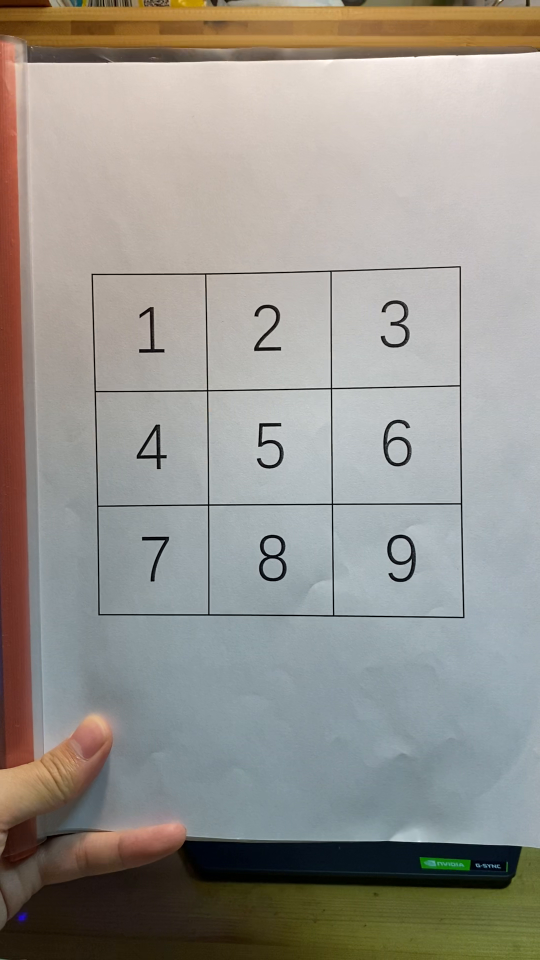
#> input picture frame 11 of codes/Sudoku_detection/Test_videos/Sudoku.mov, 1080 x 1920 px (shown at 1/2 size)
$ python TFLite_detection_video.py   (older library calls are emulated)
#> lines starting #> are read from the running program, lines starting #| are printed output that depends on the picture; after the words box and inside, x2 and y2 are one past the last pixel; in counts of white or black regions, pixels touching at a corner belong together
#> further down, src is the input picture: shape (1920, 1080, 3); mean B, G, R 141.9, 148.4, 151.8
### codes/Sudoku_detection/Class.py
'''
模型类
Sudoku ROI类
'''

import os
import numpy as np
from tensorflow.lite.python.interpreter import Interpreter
import cv2

'''模型类'''


class Model:
    def __init__(self):
        self.interpreter = None  # 用于推理的神经网络本体
        self.min_conf_threshold = None  # 模型输出置信度阈值
        self.labels = None  # 模型标签集
        self.imW = None  # 网络输入图片的长
        self.imH = None  # 网络输入图片的宽

        '''
        self.input: 网络输入的参数
        'H','W': 网络推理张量的长宽
        'is_float': 是否为浮点型（非量化模型）
        如果模型非量化模型时像素的均值和标准差，即255的一半(用于像素标准化)
        网络输入的index
        '''
        self.input = {'W': None, 'H': None, 'is_float': None, 'mean': 127.5, 'std': 127.5, 'idx': None}

        '''
        网络输出的参数:
        网络输出 框/类/置信度 的index
        '''
        self.output = {'box': None, 'class': None, 'score': None}

    def load(self, MODEL_NAME, GRAPH_NAME, LABELMAP_NAME, min_conf_threshold):  # 加载模型
        # 获取相关路径
        CWD_PATH = os.getcwd()  # 获取当前位置
        PATH_TO_CKPT = os.path.join(CWD_PATH, MODEL_NAME, GRAPH_NAME)  # 获取模型位置
        PATH_TO_LABELS = os.path.join(CWD_PATH, MODEL_NAME, LABELMAP_NAME)  # 获取labelmap位置

        # 加载标签labels
        with open(PATH_TO_LABELS, 'r') as f:
            self.labels = [line.strip() for line in f.readlines()]
        if self.labels[0] == '???':  # 如果使用官方coco数据集测试，第一个label为???，要去掉
            del (self.labels[0])

        # 设置最低置信度阈值
        self.min_conf_threshold = min_conf_threshold

        # 加载模型interpreter
        self.interpreter = Interpreter(model_path=PATH_TO_CKPT)
        # self.interpreter.allocate_tensors()

        # 获取模型输入（张量）、输出相关参数
        input_details = self.interpreter.get_input_details()
        output_details = self.interpreter.get_output_details()

        self.input['H'] = input_details[0]['shape'][1]  # 网络实际推理时输入的张量长宽
        self.input['W'] = input_details[0]['shape'][2]
        self.input['is_float'] = (input_details[0]['dtype'] == np.float32)  # 张量类型是否为浮点型（是否为量化模型）
        self.input['idx'] = input_details[0]['index']  # 输入索引

        self.output['box'] = output_details[0]['index']  # 输出boxes索引
        self.output['class'] = output_details[1]['index']  # 输出classes索引
        self.output['score'] = output_details[2]['index']  # 输出scores索引


class Sudoku_ROI:
    def __init__(self, src, is_showed):
        self.src = src
        self.is_showed = is_showed
        cv2.imshow('Origin', src)  # 展示原图

        self.paper = None
        self.paper_processed = None
        self.sudoku = None
        self.sudoku = None
        self.number_boxes = []
        self.dx_origin = 0
        self.dy_origin = 0

    def find_paper(self, para_paper):
        # 寻找纸张区域
        hsv = cv2.cvtColor(self.src, cv2.COLOR_BGR2HSV)  # 原bgr图转化为hsv图
#> hsv: shape (1920, 1080, 3); mean H, S, V 54.5, 52.3, 158.9
        mask = cv2.inRange(hsv, para_paper['white_lower'], para_paper['white_upper'])  # 二值化得到白色区域mask
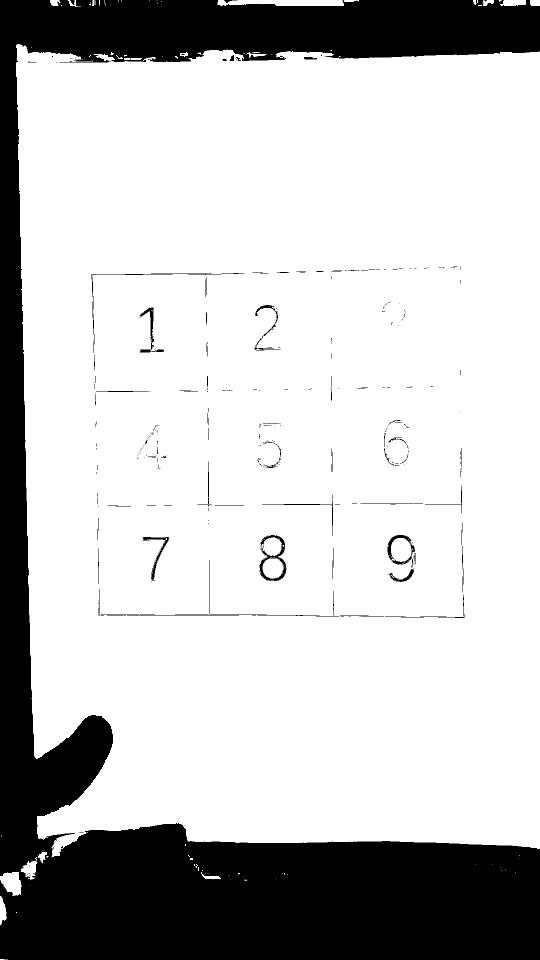
#> mask: shape (1920, 1080) (shown at 1/2 size); 76.7% white; 303 black regions (222 under 20 px)
        mask = cv2.GaussianBlur(mask, para_paper['gauss_kernel'], 0)  # 高斯模糊去除噪点
        if self.is_showed['show_mask']:  # 显示mask
            cv2.imshow('Mask', mask)

        contours = cv2.findContours(mask, cv2.RETR_EXTERNAL, cv2.CHAIN_APPROX_NONE)[0]  # 轮廓检测
#> contours = 41 contours, 8 with area under 20; largest, box (x1, y1, x2, y2) and area: (30, 86, 1080, 1718) 1602452, (0, 1699, 99, 1794) 3304, (433, 0, 720, 14) 3149, (995, 0, 1054, 14) 679, (0, 1790, 16, 1853) 637
        contours = sorted(contours, key=cv2.contourArea, reverse=True)  # 对轮廓区域面积进行排序

        '''这里不直接取面积最大的部分的意义在于：背景的白色部分如果与纸是割裂开的，而其他部分的面积一旦大于纸得到的paper便是错误的，所以这种情况下通过被割裂开的纸为矩形判断
        而若纸与背景白色联通，导致若干次后无法单独找出纸，就直接取最大面积的（因为联通，所以一定包含纸）'''

        cnt = 0
        while contours is not None:
            if cnt < len(contours) and cnt < 3:
                contour = contours[cnt]  # 从面积最大的轮廓开始找起
                x, y, w, h = cv2.boundingRect(contour[:, 0, :])  # 保留轮廓的外接矩形左上角顶点和长宽
                if np.abs(((w * h) / cv2.contourArea(contours[0])) - 1.0) <= para_paper['threshold_rec_area']:
                    # 只要外接矩形面积与轮廓面积比值与1.0相差不超过阈值则认为该区域近似矩形，即paper
                    break
            else:
                contourmax = contours[0]  # 直接保留区域面积最大的轮廓作为paper
                x, y, w, h = cv2.boundingRect(contourmax[:, 0, :])  # 保留最大轮廓的外接矩形左上角顶点和长宽
                break

            cnt += 1
#> this loop made 1 pass
#> (x, y, w, h) on pass 1: (30, 86, 1050, 1632)
#> after the loop, cnt = 0

        self.paper = self.src[y:y + h, x:x + w]
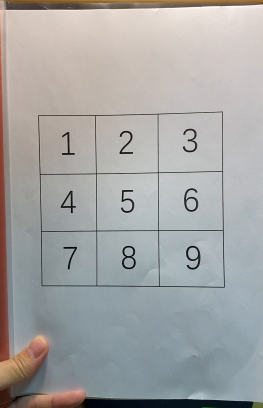
#> self.paper: shape (1632, 1050, 3) (shown at 1/4 size); mean B, G, R 163.5, 164.6, 164.6
        self.dx_origin += x
#> self.dx_origin = 30
        self.dy_origin += y
#> self.dy_origin = 86

        print("Paper found!")
        if self.is_showed['show_paper']:
            # 显示当前认为的的paper区域
            cv2.imshow('Paper', self.paper)

    def paper_preprocess(self, para_preprocess):
        # 预处理：高斯模糊，拉普拉斯算子，膨胀
        paper_preprocessed = cv2.cvtColor(self.paper, cv2.COLOR_BGR2GRAY)  # 转化为灰度图
        paper_preprocessed = cv2.GaussianBlur(paper_preprocessed, para_preprocess['gauss_kernel'], 0)  # 高斯模糊
        paper_preprocessed = cv2.Laplacian(paper_preprocessed, cv2.CV_16U,
                                           ksize=para_preprocess['lap_size'])  # 用拉普拉斯算子锐化图像以用于边缘检测
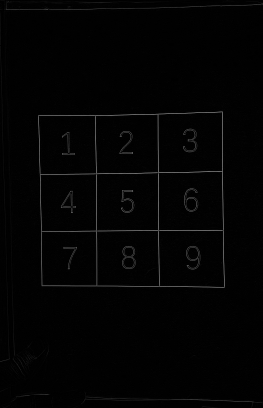
#> paper_preprocessed: shape (1632, 1050) uint16 (shown at 1/4 size); min 0, max 396, mean 4.8; drawn with min black and max white
        paper_preprocessed = cv2.convertScaleAbs(paper_preprocessed)  # 图像增强

        kernel = np.ones(para_preprocess['dilate_kernel'], np.uint8)  # 膨胀使边缘加粗
        paper_preprocessed = cv2.dilate(paper_preprocessed, kernel, iterations=para_preprocess['dilate_iter'])
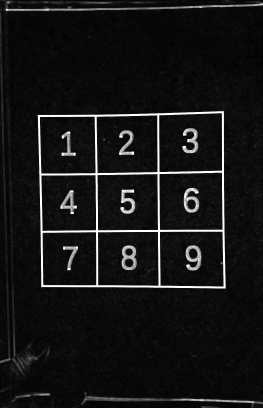
#> paper_preprocessed: shape (1632, 1050) (shown at 1/4 size); min 0, max 255, mean 21

        self.paper_preprocessed = paper_preprocessed
        if self.is_showed['show_paper_preprocessed']:
            # 显示前处理结果
            cv2.imshow('Paper preprocessed', self.paper_preprocessed)

    def find_sudoku(self, para_sudoku):
        # 二值化，取反，腐蚀（通过形态学处理将九宫格部分变为白色正方形区域）
        sudoku = cv2.cvtColor(cv2.cvtColor(self.paper_preprocessed, cv2.COLOR_GRAY2BGR),
                              cv2.COLOR_BGR2HSV)  # 预处理的灰度图转HSV
#> sudoku: shape (1632, 1050, 3); mean H, S, V 0, 0, 21
        sudoku = cv2.inRange(sudoku, para_sudoku['black_lower'], para_sudoku['black_upper'])  # 二值化
#> sudoku: shape (1632, 1050); 94.5% white; 37 black regions, largest, box (x1, y1, x2, y2) and area: (151, 444, 903, 1154) 47167, (18, 9, 1050, 44) 8742, (330, 1585, 671, 1613) 4233

        kernel = np.ones(para_sudoku['erode_kernel'], np.uint8)
        sudoku = cv2.erode(sudoku, kernel, iterations=para_sudoku['erode_iter'])  # 腐蚀（使数字与九宫格边框融合）
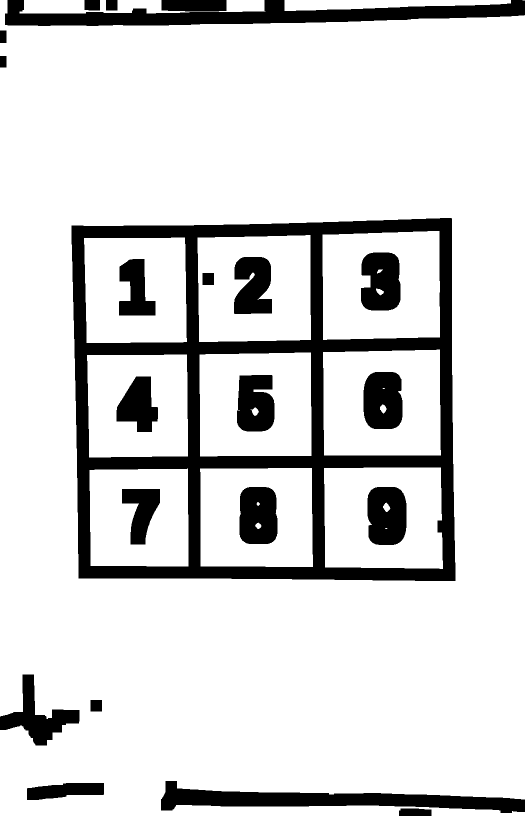
#> sudoku: shape (1632, 1050) (shown at 1/2 size); 84.6% white; 22 black regions, largest, box (x1, y1, x2, y2) and area: (143, 436, 911, 1162) 135130, (10, 0, 1050, 52) 27834, (322, 1562, 1050, 1626) 20209

        sudoku = ~sudoku  # 取反，使sudoku区域变为白色(为了寻找轮廓)
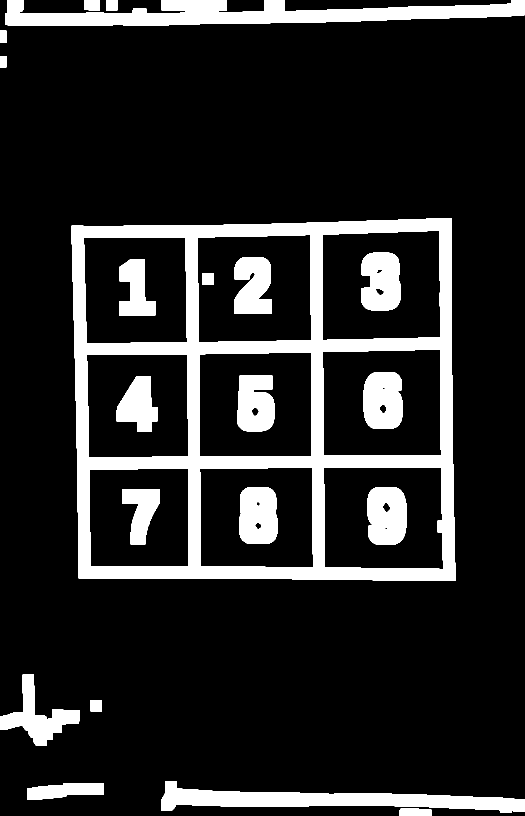
#> sudoku: shape (1632, 1050) (shown at 1/2 size); 15.4% white; 22 white regions
        if self.is_showed['show_square_obtained']:  # 显示
            cv2.imshow('Square_obtained', sudoku)
        contours = cv2.findContours(sudoku, cv2.RETR_EXTERNAL, cv2.CHAIN_APPROX_NONE)[0]  # 得到当前所有联通白色区域外部轮廓
#> contours = 12 contours; largest, box (x1, y1, x2, y2) and area: (143, 436, 911, 1162) 536358, (10, 0, 1050, 52) 26700, (322, 1562, 1050, 1626) 19430, (0, 1349, 159, 1491) 7666, (54, 1566, 208, 1600) 3644
        contours = sorted(contours, key=cv2.contourArea, reverse=True)  # 按面积排序

        #  寻找九宫格：寻找白色正方形sudoku区域
        cnt = 0
        while contours is not None:
            # 从面积最大的轮廓开始找起，只要还没找完并且次数不大于3就继续
            if cnt < len(contours) and cnt < 3:
                contour = contours[cnt]
#> contour = contour of 2942 points, box (x1, y1, x2, y2) (143, 436, 911, 1162), area 536358
            else:
                return

            x, y, w, h = cv2.boundingRect(contour[:, 0, :])  # 当前轮廓外接矩形
#> x = 143; y = 436; w = 768; h = 726
            if np.abs(w / h - 1.0) <= para_sudoku['threshold_sqr_length']:
                # 是否长宽比接近正方形
                if np.abs(((w * h) / cv2.contourArea(contour)) - 1.0) <= para_sudoku['threshold_sqr_length']:
                    # 是否轮廓面积和外接矩形面积近似
                    self.sudoku = self.paper[y:y + h, x:x + w]
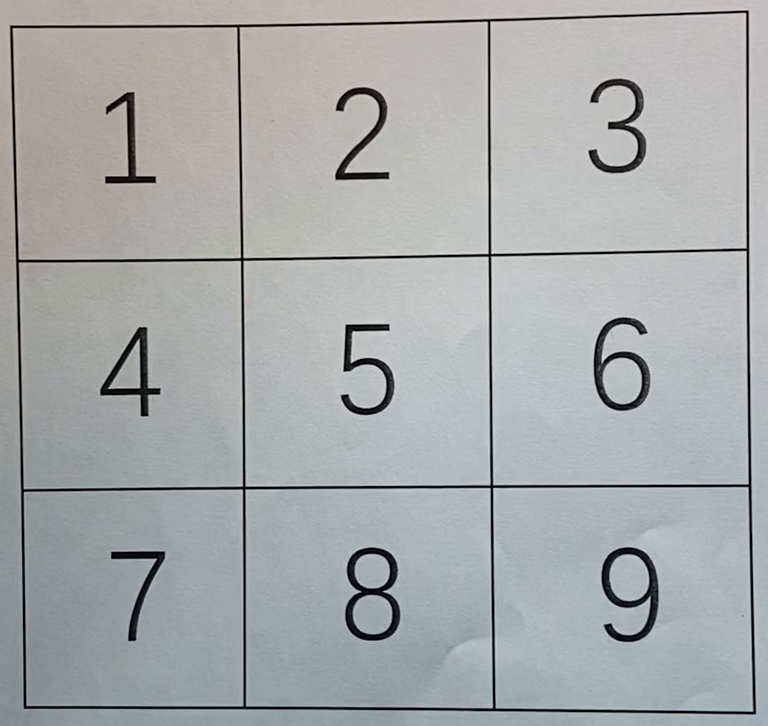
#> self.sudoku: shape (726, 768, 3); mean B, G, R 170.9, 170.5, 166.7
                    self.dx_origin += x
#> self.dx_origin = 173
                    self.dy_origin += y
#> self.dy_origin = 522
                    print('Sudoku found!')
                    if self.is_showed['show_sudoku']:
                        cv2.imshow('Sudoku', self.sudoku)
                    self.number_split(w, h)
                    return

            cnt += 1

    def number_split(self, w, h):
        # [8 lines of commented-out code are left out]

#> called with w = 768, h = 726
        number = []
        x_step = int((1 / 3) * w)
#> x_step = 256
        y_step = int((1 / 3) * h)
#> y_step = 242
        number.append(self.sudoku[:y_step, :x_step])
        number.append(self.sudoku[:y_step, x_step:2 * x_step])
        number.append(self.sudoku[:y_step, 2 * x_step:])
        number.append(self.sudoku[y_step:2 * y_step, :x_step])
        number.append(self.sudoku[y_step:2 * y_step, x_step:2 * x_step])
        number.append(self.sudoku[y_step:2 * y_step, 2 * x_step:])
        number.append(self.sudoku[2 * y_step:, :x_step])
        number.append(self.sudoku[2 * y_step:, x_step:2 * x_step])
        number.append(self.sudoku[2 * y_step:, 2 * x_step:])
        self.number_boxes = number
#> self.number_boxes = 9 items

### codes/Sudoku_detection/TFLite_detection_video.py
'''
树莓派AI实验
目标检测
基于ssd_mobilenet_v2量化模型的Tensorflow Lite模型实现视频数字九宫格识别
'''
import argparse
import cv2
import numpy as np
from Class import Model, Sudoku_ROI  # 导入需要的类


# [73 lines left out: functions number_detect, visualize, not called in this run]


'''定义通过命令行读取的相关文件位置/参数'''
parser = argparse.ArgumentParser()
# 存放模型文件夹名(包括.tflite文件和labelmap文件)
parser.add_argument('--modeldir', default='../TFLite_model/Model_Sudoku_1')
# .tflite文件名
parser.add_argument('--graph', default='detect.tflite')
# 标签映射文件的文件名
parser.add_argument('--labels', default='labelmap.txt')
# 目标识别的最低置信度阈值
parser.add_argument('--threshold', default=0.5)
# 视频路径
parser.add_argument('--video', default='Test_videos/Sudoku.mov')

# 获取命令行中输入的模型相关文件名及参数
args = parser.parse_args()
MODEL_NAME = args.modeldir  # 模型文件夹名
GRAPH_NAME = args.graph  # .tflite文件名
LABELMAP_NAME = args.labels  # labelmap文件名
min_conf_threshold = float(args.threshold)  # 置信度阈值

''' 设定相关参数 '''
is_showed = {'show_mask': False, 'show_paper': False, 'show_paper_preprocessed': False, 'show_square_obtained': False,
             'show_sudoku': True}
para_paper = {'white_lower': np.array([0, 0, 0]), 'white_upper': np.array([180, 60, 255]), 'gauss_kernel': (5, 5),
              'threshold_rec_area': 0.3}
para_preprocess = {'gauss_kernel': (3, 3), 'lap_size': 3, 'dilate_kernel': (4, 4), 'dilate_iter': 2}
para_sudoku = {'black_lower': np.array([0, 0, 0]), 'black_upper': np.array([180, 255, 55]), 'erode_kernel': (5, 5),
               'erode_iter': 4, 'threshold_sqr_length': 0.3, 'threshold_sqr_area': 0.3}

if __name__ == '__main__':
    video = cv2.VideoCapture(args.video)
    _ = video.set(cv2.CAP_PROP_FOURCC, cv2.VideoWriter_fourcc(*'MJPG'))

    while True:
        '''读入图片'''
        _, src = video.read()
        print("-----------------------------------------")

        '''加载Sudoku ROI类并获取Sudoku_ROI'''
        ROI = Sudoku_ROI(src, is_showed)  # 生成ROI类实例
        # 首先框定纸区域
        ROI.find_paper(para_paper)
        if ROI.paper is None:
            print('Paper not found!')
            continue
        # 寻找九宫格
        ROI.paper_preprocess(para_preprocess)  # 预处理
        ROI.find_sudoku(para_sudoku)  # 寻找九宫格, 并分割九数字
        if ROI.sudoku is None:
            print('Sudoku not found!')
            continue

        ''' 检测，获得结果 '''
        results = []  # 存储识别结果
        cnt = 0
        for input_data in ROI.number_boxes:  # 逐个检测每一个数字框
            cnt += 1
            # 初始化/加载模型类
            Net = Model()
#> (the run stopped early here; a loop or call above may not have finished)

$ run again, starting later in the video
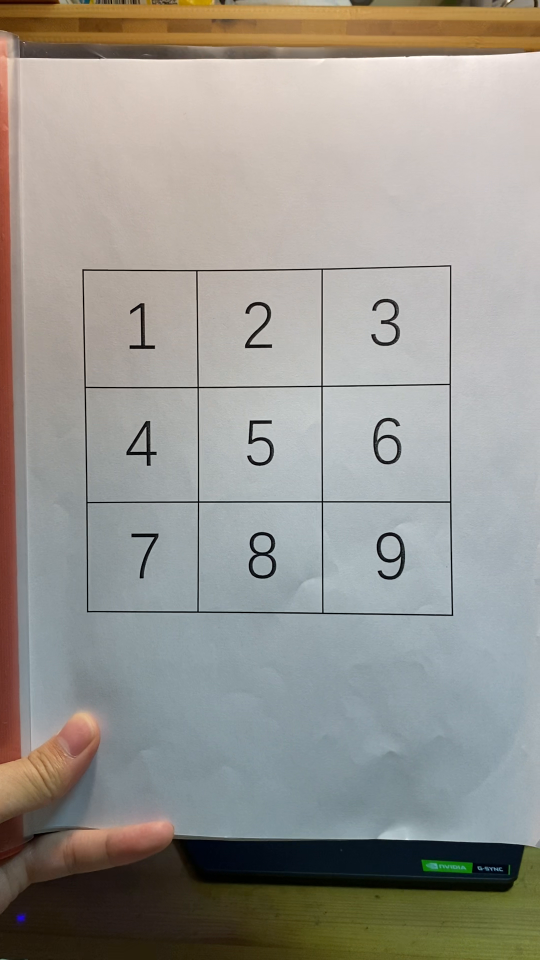
#> input picture frame 53 of codes/Sudoku_detection/Test_videos/Sudoku.mov, 1080 x 1920 px (shown at 1/2 size)
#> src is the input picture: shape (1920, 1080, 3); mean B, G, R 143.8, 150, 152.4
#> hsv: shape (1920, 1080, 3); mean H, S, V 55, 49.8, 159.7
#> in find_paper, `mask = cv2.inRange(hsv, para_paper['white_lower'], para_paper['white_u..`:
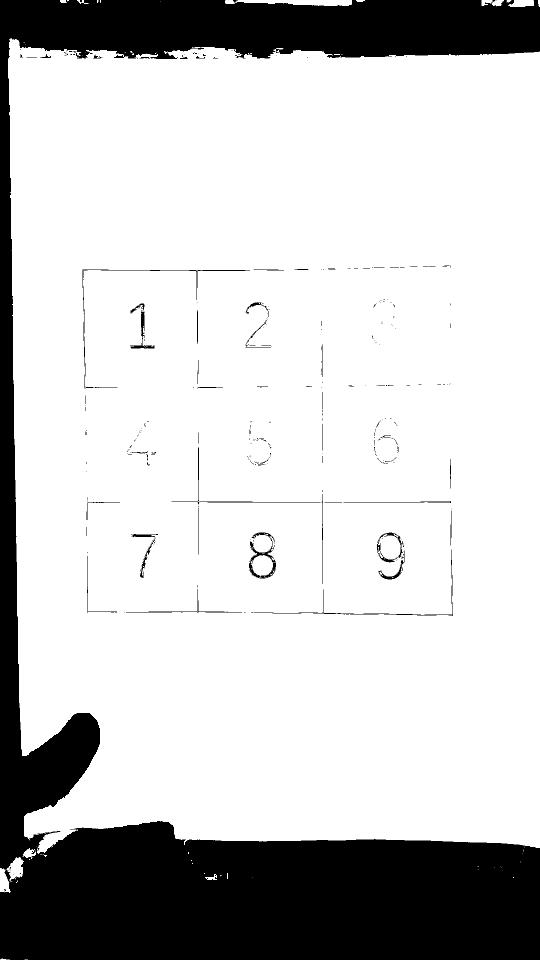
#> mask: shape (1920, 1080) (shown at 1/2 size); 78.4% white; 331 black regions (264 under 20 px)
#> in find_paper, `contours = cv2.findContours(mask, cv2.RETR_EXTERNAL, cv2.CHAIN_APPROX_..`: contours = 26 contours, 4 with area under 20; largest, box (x1, y1, x2, y2) and area: (0, 74, 1080, 1788) 1640014, (448, 0, 706, 14) 2506, (1011, 0, 1070, 16) 790, (961, 0, 1010, 16) 560, (408, 1746, 436, 1762) 283
#> the loop in find_paper, `while contours is not None:` made 1 pass
#> (x, y, w, h) on pass 1: (0, 74, 1080, 1714)
#> after the loop in find_paper, `while contours is not None:`: cnt = 0
#> in find_paper, `self.dy_origin += y`: self.dy_origin = 74
#> in find_sudoku, `contours = cv2.findContours(sudoku, cv2.RETR_EXTERNAL, cv2.CHAIN_APPRO..`: contours = 8 contours; box (x1, y1, x2, y2) and area: (155, 447, 918, 1170) 535899, (24, 0, 1080, 57) 29347, (335, 1572, 1080, 1644) 20134, (0, 1344, 163, 1499) 8170, (833, 1635, 1046, 1708) 7642, (58, 1573, 211, 1608) 3632, (185, 1410, 208, 1433) 484, (0, 84, 13, 108) 276
#> contour = contour of 2942 points, box (x1, y1, x2, y2) (155, 447, 918, 1170), area 535899
#> in find_sudoku, `x, y, w, h = cv2.boundingRect(contour[:, 0, :])`: x = 155; y = 447; w = 763; h = 723
#> in find_sudoku, `self.sudoku = self.paper[y:y + h, x:x + w]`:
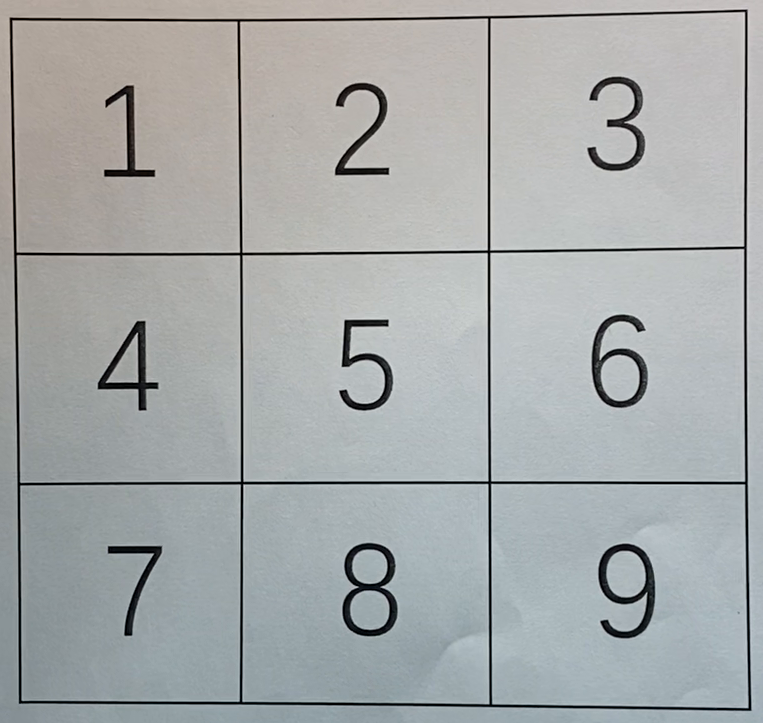
#> self.sudoku: shape (723, 763, 3); mean B, G, R 169.9, 169.7, 166
#> in find_sudoku, `self.dx_origin += x`: self.dx_origin = 155
#> in find_sudoku, `self.dy_origin += y`: self.dy_origin = 521
#> x_step = 254
#> y_step = 241
#> self.number_boxes = 9 items
